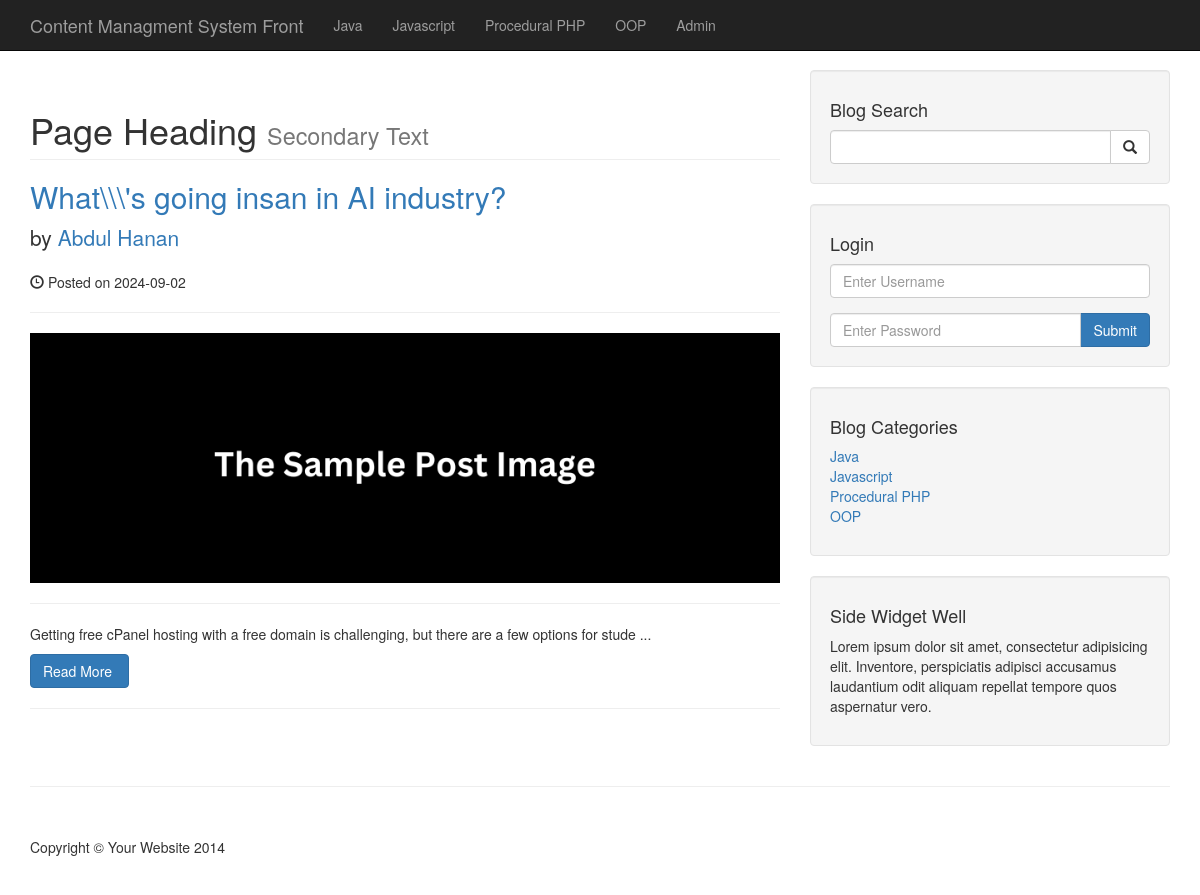
/category.php?category=16, run on the app's committed database.
### tables this page shows
CREATE TABLE `categories` (
  `id` int(225) NOT NULL,
  `cat_title` varchar(225) NOT NULL,
  `cat_desc` varchar(1000) DEFAULT NULL
);

CREATE TABLE `posts` (
  `post_id` int(3) NOT NULL,
  `post_title` varchar(1000) NOT NULL,
  `post_date` date NOT NULL,
  `post_author` varchar(225) NOT NULL,
  `post_image` text NOT NULL,
  `post_content` text NOT NULL,
  `post_category_id` int(3) NOT NULL,
  `post_tags` varchar(225) NOT NULL,
  `post_status` varchar(225) NOT NULL,
  `post_comments_count` int(3) NOT NULL
);

### category.php (the view, shortened to what this page needs)
<?php  include "includes/header.php"  ?>
<?php  include "includes/navigation.php"  ?>
    <div class="container">
        <div class="row">
            <div class="col-md-8">
            <h1 class="page-header">
                    Page Heading
                    <small>Secondary Text</small>
                </h1>
            <?php
            if(isset($_GET['category'])){
                $the_category_id = $_GET['category'];
            }
                $query = "SELECT * FROM posts where post_category_id=$the_category_id";
                $select_all_posts_query = mysqli_query($connection, $query);
                while($row = mysqli_fetch_assoc($select_all_posts_query)){
                    $post_title = $row['post_title'];
                    $post_id = $row['post_id'];
                    $post_date = $row['post_date'];
                    $post_author = $row['post_author'];
                    $post_image = $row['post_image'];
                    $post_content = substr( $row['post_content'], 0 , 100) . ' ...' ;
                    echo "<h2><a href='post.php ?p_id=$post_id'> $post_title </a></h2>";
                    echo "<p class='lead'>by <a href='index.php'> $post_author </a></p>";
                    echo "<p><span class='glyphicon glyphicon-time'></span> Posted on $post_date </p><hr>";
                    echo "<img class='img-responsive' src='images/$post_image' alt='No Content'><hr>";
                    echo "<p> $post_content </p>";
                    echo "<a class='btn btn-primary' href='#'>Read More <span class='glyphicon glyphicon-hchevron-right'></span></a><hr>";
                }
            ?>
            </div>
            <?php  include "includes/sidebar.php"  ?>
        </div>
        <hr>
        <?php  include "includes/footer.php"  ?>

### includes/navigation.php (shortened to what this page needs)
<nav class="navbar navbar-inverse navbar-fixed-top" role="navigation">
        <div class="container">
            <div class="navbar-header">
                <a class="navbar-brand" href="index.php">Content Managment System Front</a>
            </div>
            <div class="collapse navbar-collapse" id="bs-example-navbar-collapse-1">
                <ul class="nav navbar-nav">
                <?php
                    $query = "SELECT * FROM categories";
                    $select_all_categories_query = mysqli_query($connection, $query);
                    while($row = mysqli_fetch_assoc($select_all_categories_query)){
                        $cat_title = $row['cat_title'];
                        echo "<li><a href='#'> $cat_title </a></li>";
                    }
                ?>
                    <li>
                        <a href="admin">Admin</a>
                    </li>
                </ul>
            </div>
        </div>
    </nav>

### includes/sidebar.php
<div class="col-md-4">
                <div class="well">
                  <h4>Blog Search</h4>
                    <form action="search.php" method="post">
                        <div class="input-group">
                            <input name="search" type="text" class="form-control">
                            <span class="input-group-btn">
                                <button name="submit" class="btn btn-default" type="submit">
                                    <span class="glyphicon glyphicon-search"></span>
                                </button>
                            </span>
                        </div>
                    </form>
                </div>
                <div class="well">
                  <h4>Login</h4>
                    <form action="./includes/login.php" method="post">
                        <div class="form-group">
                            <input name="username" type="text" class="form-control" placeholder="Enter Username">
                        </div>
                        <div class="input-group">
                            <input name="password" type="password" class="form-control" placeholder="Enter Password">
                            <span class="input-group-btn">
                                <button name="submit" class="btn btn-primary text-center" type="submit">
                                    Submit
                                </button>
                            </span>
                        </div>
                    </form>
                </div>
                <div class="well">
                    <h4>Blog Categories</h4>
                    <div class="row">
                        <div class="col-lg-12">
                            <ul class="list-unstyled">
                                <?php
                                $query = "SELECT * FROM categories";
                                $all_categories = mysqli_query($connection, $query);
                                while($row = mysqli_fetch_assoc($all_categories)){
                                    $category = $row['cat_title'];
                                    $category_id = $row['id'];
                                    echo "<li><a href='category.php?category={$category_id}'>$category</a></li>";
                                }
                                ?>
                            </ul>
                        </div>
                    </div>
                </div>
                <?php  include "widget.php"; ?>
            </div>

### css/blog-home.css (style rules this page uses)
body { padding-top: 70px; }

### data on the page
categories: cat_title "Java"
categories: cat_title "Javascript"
categories: cat_title "Procedural PHP"
categories: cat_title "OOP"
posts: post_title "What\\\\\\'s going insan in AI industry?", post_author "Abdul Hanan", post_date "2024-09-02", post_content "Getting free cPanel hosting with a free domain is challenging, but there are a few options for stude ..."
